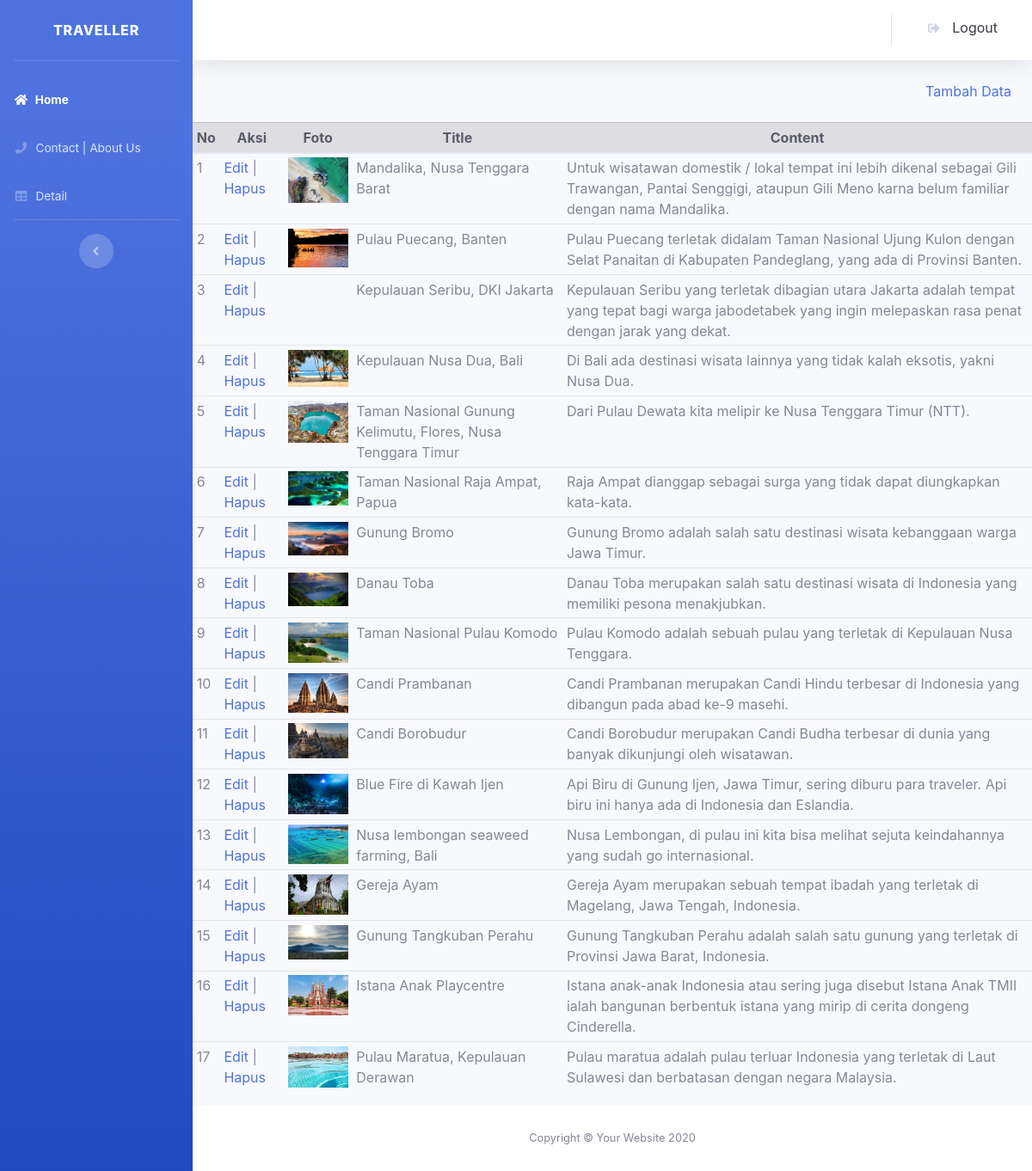
The page /admin/indexa.php (signed in) on the database as committed earlier.
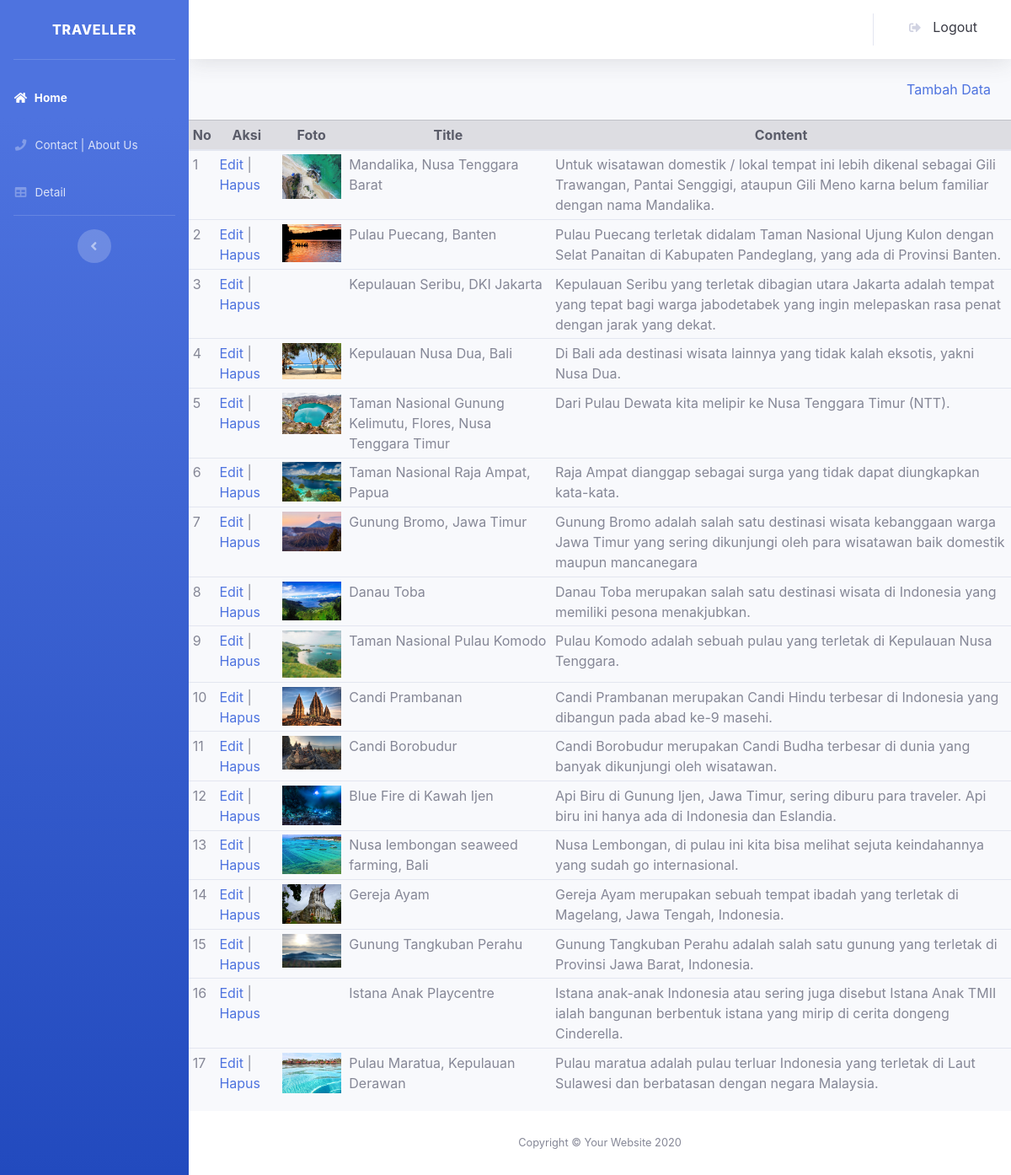
The same page on the database as committed later.
### tables this page shows
CREATE TABLE `pages` (
  `id` int(12) NOT NULL,
  `foto` varchar(255) NOT NULL,
  `title` varchar(100) NOT NULL,
  `content` varchar(255) NOT NULL,
  `created_at` timestamp NOT NULL DEFAULT current_timestamp(),
  `updated_at` timestamp NOT NULL DEFAULT current_timestamp(),
  `deleted_at` timestamp NULL DEFAULT NULL
);

### admin/indexa.php (the view, shortened to what this page needs)
<?php
require_once 'config/db.php';
function query($query){
  global $db;
$result = mysqli_query($db, $query);
$rows = [];
while($row = mysqli_fetch_assoc($result)){
  $rows[] = $row;
}
return $rows;
}
$pgs = query("SELECT * FROM pages");
?>
<!DOCTYPE html>
<html lang="en">
<head>
  <link href="assets/fontawesome-free/css/all.min.css" rel="stylesheet">
  <link href="assets/css/sb-admin-2.min.css" rel="stylesheet">
</head>
<body id="page-top">
  <div id="wrapper">
    <ul class="navbar-nav bg-gradient-primary sidebar sidebar-dark accordion" id="accordionSidebar">
      <a class="sidebar-brand d-flex align-items-center justify-content-center text-white" disabled="">
        <div class="sidebar-brand-text mx-3">Traveller</div>
      </a>
      <hr class="sidebar-divider">
      <li class="nav-item active">
        <a class="nav-link" href="indexa.php">
          <i class="fas fa-fw fa-home"></i>
          <span>Home</span>
        </a>
      </li>
      <li class="nav-item">
        <a class="nav-link" href="cas.php">
          <i class="fas fa-fw fa-phone"></i>
          <span>Contact | About Us</span>
        </a>
      </li>
      <li class="nav-item">
        <a class="nav-link" href="detail.php">
          <i class="fas fa-fw fa-table"></i>
          <span>Detail</span></a>
      </li>
      <hr class="sidebar-divider d-none d-md-block">
      <div class="text-center d-none d-md-inline">
        <button class="rounded-circle border-0" id="sidebarToggle"></button>
      </div>
    </ul>
    <div id="content-wrapper" class="d-flex flex-column">
      <div id="content">
        <nav class="navbar navbar-expand navbar-light bg-white topbar mb-4 static-top shadow">
          <ul class="navbar-nav ml-auto">
            <li class="nav-item dropdown no-arrow">
            <a class="dropdown-item" href="logout.php" data-toggle="modal" data-target="#logoutModal">
                  <i class="fas fa-sign-out-alt fa-sm fa-fw mr-2 text-gray-400"></i>
                  Logout
                </a>
            </li>
          </ul>
        </nav>
    </div>
    <div id="content-wrapper" class="d-flex flex-column">
          <div class="container text-right"><a href="tambah.php">Tambah Data</a></div>
           <br>
           <table class="container table table-sm table-hover table-stripped">
          <thead class=" table-secondary text-dark text-center">
            <th>No</th>
            <th>Aksi</th>
            <th>Foto</th>
            <th>Title</th>
            <th>Content</th>
          <thead
        <?php $i=1; ?>
        <?php foreach($pgs as $row) : ?>
        <tr>
            <td><?php echo $i; ?></td>
            <td>
                <a href="editp.php?id=<?php echo $row["id"]; ?>">Edit</a> |
                <a href="hapusp.php?id=<?php echo $row["id"]; ?>" onclick="return confirm('serius?');">Hapus</a>
            </td>
            <td><img src="../assets/images/index/<?php echo $row["foto"]; ?>" width="70" alt=""></td>
            <td><?php echo $row["title"]; ?></td>
            <td><?php echo $row["content"]; ?></td>
        </tr>
        <?php  $i++; ?>
        <?php endforeach; ?>
    </table>
      <footer class="sticky-footer bg-white">
        <div class="container my-auto">
          <div class="copyright text-center my-auto">
            <span>Copyright &copy; Your Website <script>document.write(new Date().getFullYear());</script></span>
          </div>
        </div>
      </footer>
    </div>
  </div>
  </div>
</body>
</html>

Rows that differ between the two databases and show on the page:
changed pages "Taman Nasional Raja Ampat, Papua": foto: a different picture
changed pages: foto: a different picture; title "Gunung Bromo" → "Gunung Bromo, Jawa Timur"; content "Gunung Bromo adalah salah satu destinasi wisata kebanggaan warga Jawa Timur." → "Gunung Bromo adalah salah satu destinasi wisata kebanggaan warga Jawa Timur yang sering dikunjungi oleh para wisatawan baik domestik maupun mancanegara"
changed pages "Danau Toba": foto: a different picture
changed pages "Taman Nasional Pulau Komodo": foto: a different picture
changed pages "Istana Anak Playcentre": foto: picture removed
